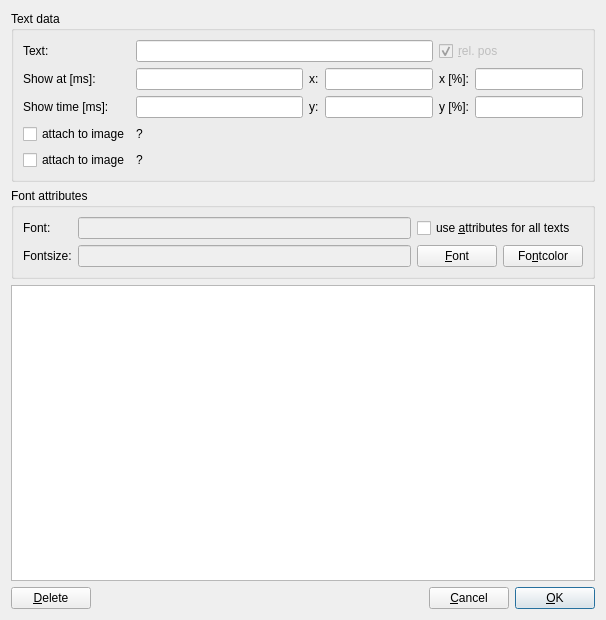
<?xml version="1.0" encoding="UTF-8"?>
<ui version="4.0">
 <class>DynamicTextDlg</class>
 <widget class="QDialog" name="DynamicTextDlg">
  <property name="geometry">
   <rect>
    <x>0</x>
    <y>0</y>
    <width>606</width>
    <height>620</height>
   </rect>
  </property>
  <property name="sizePolicy">
   <sizepolicy hsizetype="Preferred" vsizetype="Preferred">
    <horstretch>0</horstretch>
    <verstretch>0</verstretch>
   </sizepolicy>
  </property>
  <property name="windowTitle">
   <string>Dynamic Text</string>
  </property>
  <property name="sizeGripEnabled">
   <bool>false</bool>
  </property>
  <layout class="QGridLayout" name="gridLayout_2">
   <item row="0" column="0" colspan="4">
    <widget class="QGroupBox" name="groupBox_3">
     <property name="title">
      <string>Text data</string>
     </property>
     <layout class="QGridLayout" name="gridLayout">
      <item row="3" column="0">
       <widget class="QCheckBox" name="m_pChbAttachToImage1">
        <property name="text">
         <string>attach to image</string>
        </property>
       </widget>
      </item>
      <item row="0" column="0">
       <widget class="QLabel" name="TextLabel1">
        <property name="text">
         <string>Text:</string>
        </property>
        <property name="wordWrap">
         <bool>false</bool>
        </property>
       </widget>
      </item>
      <item row="2" column="3">
       <widget class="QLineEdit" name="m_pPosY">
        <property name="sizePolicy">
         <sizepolicy hsizetype="Fixed" vsizetype="Fixed">
          <horstretch>0</horstretch>
          <verstretch>0</verstretch>
         </sizepolicy>
        </property>
       </widget>
      </item>
      <item row="4" column="1">
       <widget class="QLabel" name="m_pAttachedImageIndex2">
        <property name="text">
         <string>?</string>
        </property>
       </widget>
      </item>
      <item row="3" column="1">
       <widget class="QLabel" name="m_pAttachedImageIndex1">
        <property name="text">
         <string>?</string>
        </property>
       </widget>
      </item>
      <item row="2" column="4">
       <widget class="QLabel" name="TextLabel6_2_2_2">
        <property name="text">
         <string>y [%]:</string>
        </property>
        <property name="alignment">
         <set>Qt::AlignRight|Qt::AlignTrailing|Qt::AlignVCenter</set>
        </property>
        <property name="wordWrap">
         <bool>false</bool>
        </property>
       </widget>
      </item>
      <item row="4" column="0">
       <widget class="QCheckBox" name="m_pChbAttachToImage2">
        <property name="text">
         <string>attach to image</string>
        </property>
       </widget>
      </item>
      <item row="2" column="1">
       <widget class="QLineEdit" name="m_pShowTime">
        <property name="readOnly">
         <bool>true</bool>
        </property>
       </widget>
      </item>
      <item row="4" column="2" colspan="4">
       <widget class="QLabel" name="m_pAttachedImageUUID2">
        <property name="text">
         <string>&lt;attached image id&gt;</string>
        </property>
       </widget>
      </item>
      <item row="2" column="0">
       <widget class="QLabel" name="TextLabel5">
        <property name="text">
         <string>Show time [ms]:</string>
        </property>
        <property name="wordWrap">
         <bool>false</bool>
        </property>
       </widget>
      </item>
      <item row="2" column="2">
       <widget class="QLabel" name="label_2">
        <property name="text">
         <string>y:</string>
        </property>
       </widget>
      </item>
      <item row="1" column="4">
       <widget class="QLabel" name="TextLabel6_2_2">
        <property name="text">
         <string>x [%]:</string>
        </property>
        <property name="alignment">
         <set>Qt::AlignRight|Qt::AlignTrailing|Qt::AlignVCenter</set>
        </property>
        <property name="wordWrap">
         <bool>false</bool>
        </property>
       </widget>
      </item>
      <item row="1" column="5">
       <widget class="QLineEdit" name="m_pPosRelX">
        <property name="sizePolicy">
         <sizepolicy hsizetype="Fixed" vsizetype="Fixed">
          <horstretch>0</horstretch>
          <verstretch>0</verstretch>
         </sizepolicy>
        </property>
       </widget>
      </item>
      <item row="1" column="3">
       <widget class="QLineEdit" name="m_pPosX">
        <property name="sizePolicy">
         <sizepolicy hsizetype="Fixed" vsizetype="Fixed">
          <horstretch>0</horstretch>
          <verstretch>0</verstretch>
         </sizepolicy>
        </property>
       </widget>
      </item>
      <item row="3" column="2" colspan="4">
       <widget class="QLabel" name="m_pAttachedImageUUID1">
        <property name="text">
         <string>&lt;attached image id&gt;</string>
        </property>
       </widget>
      </item>
      <item row="2" column="5">
       <widget class="QLineEdit" name="m_pPosRelY">
        <property name="sizePolicy">
         <sizepolicy hsizetype="Fixed" vsizetype="Fixed">
          <horstretch>0</horstretch>
          <verstretch>0</verstretch>
         </sizepolicy>
        </property>
       </widget>
      </item>
      <item row="0" column="1" colspan="3">
       <widget class="QLineEdit" name="m_pText"/>
      </item>
      <item row="1" column="1">
       <widget class="QLineEdit" name="m_pShowAtTime">
        <property name="sizePolicy">
         <sizepolicy hsizetype="Expanding" vsizetype="Fixed">
          <horstretch>0</horstretch>
          <verstretch>0</verstretch>
         </sizepolicy>
        </property>
        <property name="readOnly">
         <bool>true</bool>
        </property>
       </widget>
      </item>
      <item row="1" column="2">
       <widget class="QLabel" name="label">
        <property name="text">
         <string>x:</string>
        </property>
       </widget>
      </item>
      <item row="1" column="0">
       <widget class="QLabel" name="TextLabel6">
        <property name="text">
         <string>Show at [ms]:</string>
        </property>
        <property name="wordWrap">
         <bool>false</bool>
        </property>
       </widget>
      </item>
      <item row="0" column="4" colspan="2">
       <widget class="QCheckBox" name="m_pRelPos">
        <property name="enabled">
         <bool>false</bool>
        </property>
        <property name="text">
         <string>&amp;rel. pos</string>
        </property>
        <property name="checked">
         <bool>true</bool>
        </property>
       </widget>
      </item>
     </layout>
    </widget>
   </item>
   <item row="2" column="0" colspan="4">
    <widget class="QGraphicsView" name="m_pDrawingArea">
     <property name="sizePolicy">
      <sizepolicy hsizetype="Expanding" vsizetype="Expanding">
       <horstretch>0</horstretch>
       <verstretch>0</verstretch>
      </sizepolicy>
     </property>
    </widget>
   </item>
   <item row="3" column="0">
    <widget class="QPushButton" name="m_pDelete">
     <property name="text">
      <string>&amp;Delete</string>
     </property>
    </widget>
   </item>
   <item row="3" column="1">
    <spacer name="horizontalSpacer">
     <property name="orientation">
      <enum>Qt::Horizontal</enum>
     </property>
     <property name="sizeHint" stdset="0">
      <size>
       <width>284</width>
       <height>20</height>
      </size>
     </property>
    </spacer>
   </item>
   <item row="3" column="2">
    <widget class="QPushButton" name="buttonCancel">
     <property name="text">
      <string>&amp;Cancel</string>
     </property>
     <property name="autoDefault">
      <bool>true</bool>
     </property>
    </widget>
   </item>
   <item row="3" column="3">
    <widget class="QPushButton" name="buttonOk">
     <property name="text">
      <string>&amp;OK</string>
     </property>
     <property name="autoDefault">
      <bool>true</bool>
     </property>
     <property name="default">
      <bool>true</bool>
     </property>
    </widget>
   </item>
   <item row="1" column="0" colspan="4">
    <widget class="QGroupBox" name="groupBox_2">
     <property name="title">
      <string>Font attributes</string>
     </property>
     <layout class="QGridLayout" name="gridLayout_3">
      <item row="0" column="0">
       <widget class="QLabel" name="TextLabel2">
        <property name="text">
         <string>Font:</string>
        </property>
        <property name="wordWrap">
         <bool>false</bool>
        </property>
       </widget>
      </item>
      <item row="0" column="1">
       <widget class="QLineEdit" name="m_pFontName">
        <property name="enabled">
         <bool>false</bool>
        </property>
        <property name="sizePolicy">
         <sizepolicy hsizetype="MinimumExpanding" vsizetype="Fixed">
          <horstretch>0</horstretch>
          <verstretch>0</verstretch>
         </sizepolicy>
        </property>
       </widget>
      </item>
      <item row="0" column="2" colspan="2">
       <widget class="QCheckBox" name="m_pAttributesForAll">
        <property name="text">
         <string>use &amp;attributes for all texts</string>
        </property>
       </widget>
      </item>
      <item row="1" column="0">
       <widget class="QLabel" name="TextLabel3">
        <property name="text">
         <string>Fontsize:</string>
        </property>
        <property name="wordWrap">
         <bool>false</bool>
        </property>
       </widget>
      </item>
      <item row="1" column="1">
       <widget class="QLineEdit" name="m_pFontSize">
        <property name="enabled">
         <bool>false</bool>
        </property>
       </widget>
      </item>
      <item row="1" column="2">
       <widget class="QPushButton" name="m_pSelectFont">
        <property name="text">
         <string>&amp;Font</string>
        </property>
       </widget>
      </item>
      <item row="1" column="3">
       <widget class="QPushButton" name="m_pSelectFontcolor">
        <property name="text">
         <string>Fo&amp;ntcolor</string>
        </property>
       </widget>
      </item>
     </layout>
    </widget>
   </item>
  </layout>
 </widget>
 <tabstops>
  <tabstop>m_pDelete</tabstop>
  <tabstop>buttonOk</tabstop>
 </tabstops>
 <resources/>
 <connections>
  <connection>
   <sender>buttonOk</sender>
   <signal>clicked()</signal>
   <receiver>DynamicTextDlg</receiver>
   <slot>accept()</slot>
   <hints>
    <hint type="sourcelabel">
     <x>596</x>
     <y>610</y>
    </hint>
    <hint type="destinationlabel">
     <x>20</x>
     <y>20</y>
    </hint>
   </hints>
  </connection>
  <connection>
   <sender>buttonCancel</sender>
   <signal>clicked()</signal>
   <receiver>DynamicTextDlg</receiver>
   <slot>reject()</slot>
   <hints>
    <hint type="sourcelabel">
     <x>515</x>
     <y>610</y>
    </hint>
    <hint type="destinationlabel">
     <x>20</x>
     <y>20</y>
    </hint>
   </hints>
  </connection>
  <connection>
   <sender>m_pDelete</sender>
   <signal>clicked()</signal>
   <receiver>DynamicTextDlg</receiver>
   <slot>sltDeleteText()</slot>
   <hints>
    <hint type="sourcelabel">
     <x>83</x>
     <y>610</y>
    </hint>
    <hint type="destinationlabel">
     <x>20</x>
     <y>20</y>
    </hint>
   </hints>
  </connection>
  <connection>
   <sender>m_pRelPos</sender>
   <signal>toggled(bool)</signal>
   <receiver>DynamicTextDlg</receiver>
   <slot>sltRelPosToggled(bool)</slot>
   <hints>
    <hint type="sourcelabel">
     <x>586</x>
     <y>49</y>
    </hint>
    <hint type="destinationlabel">
     <x>20</x>
     <y>20</y>
    </hint>
   </hints>
  </connection>
  <connection>
   <sender>m_pSelectFont</sender>
   <signal>clicked()</signal>
   <receiver>DynamicTextDlg</receiver>
   <slot>sltSelectFont()</slot>
   <hints>
    <hint type="sourcelabel">
     <x>505</x>
     <y>237</y>
    </hint>
    <hint type="destinationlabel">
     <x>20</x>
     <y>20</y>
    </hint>
   </hints>
  </connection>
  <connection>
   <sender>m_pSelectFontcolor</sender>
   <signal>clicked()</signal>
   <receiver>DynamicTextDlg</receiver>
   <slot>sltSelectFontcolor()</slot>
   <hints>
    <hint type="sourcelabel">
     <x>586</x>
     <y>237</y>
    </hint>
    <hint type="destinationlabel">
     <x>20</x>
     <y>20</y>
    </hint>
   </hints>
  </connection>
  <connection>
   <sender>m_pChbAttachToImage1</sender>
   <signal>toggled(bool)</signal>
   <receiver>DynamicTextDlg</receiver>
   <slot>sltToggleImage1(bool)</slot>
   <hints>
    <hint type="sourcelabel">
     <x>100</x>
     <y>126</y>
    </hint>
    <hint type="destinationlabel">
     <x>2</x>
     <y>133</y>
    </hint>
   </hints>
  </connection>
  <connection>
   <sender>m_pChbAttachToImage2</sender>
   <signal>toggled(bool)</signal>
   <receiver>DynamicTextDlg</receiver>
   <slot>sltToggleImage2(bool)</slot>
   <hints>
    <hint type="sourcelabel">
     <x>106</x>
     <y>149</y>
    </hint>
    <hint type="destinationlabel">
     <x>5</x>
     <y>169</y>
    </hint>
   </hints>
  </connection>
  <connection>
   <sender>m_pText</sender>
   <signal>textChanged(QString)</signal>
   <receiver>DynamicTextDlg</receiver>
   <slot>sltTextChanged(QString)</slot>
   <hints>
    <hint type="sourcelabel">
     <x>176</x>
     <y>43</y>
    </hint>
    <hint type="destinationlabel">
     <x>319</x>
     <y>519</y>
    </hint>
   </hints>
  </connection>
 </connections>
 <slots>
  <slot>sltToggleImage1(bool)</slot>
  <slot>sltToggleImage2(bool)</slot>
  <slot>sltTextChanged(QString)</slot>
 </slots>
</ui>
